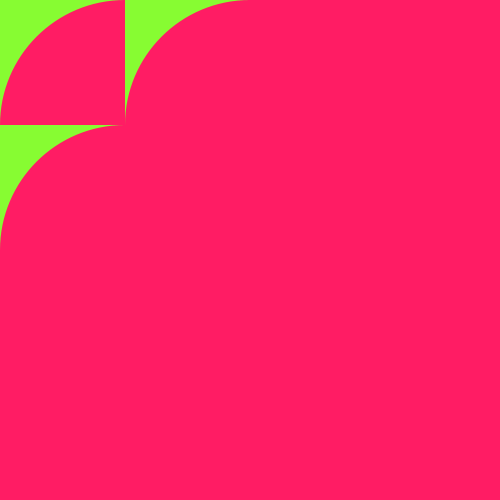
Frame 1 (no input)
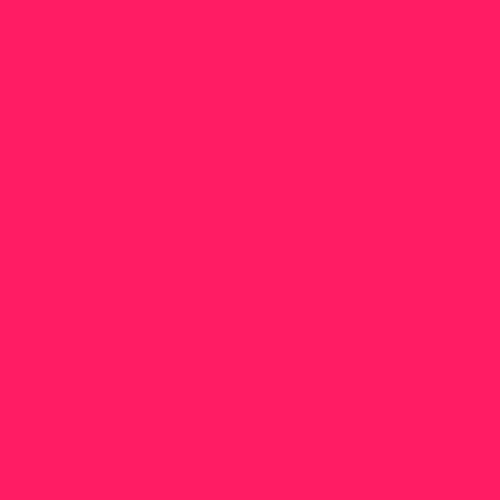
Frame 60 (the mouse pressed at the canvas centre just before this capture)
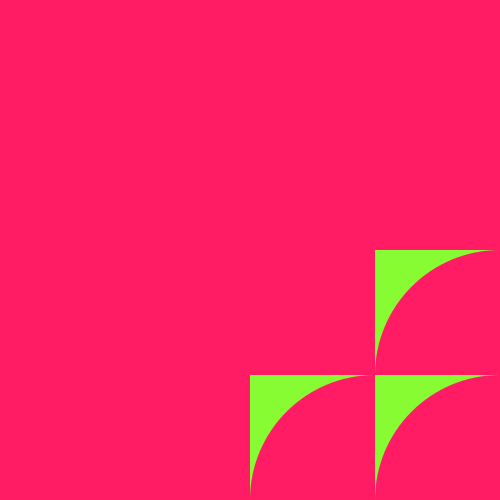
Frame 120 (the mouse held since frame 60 and released just before this capture)

The Processing sketch that drew these frames (run headless with seeded random() and noise(); from frame 60 on, the mouse is pressed at the canvas centre):

// Processing sketch: s1grid_design_FINAL
// ── s1grid_design_FINAL.pde
color bg =(#87fc32);
color fg = (#ff1c64);

void setup() {
  size(500, 500);
}

void draw() {
  background(bg);
  fill(fg);
  noStroke();
  
  float tilesX = 4;
  float tilesY = tilesX;
  
  float tileW = width / tilesX;
  float tileH = height / tilesY;
  
  for (int x = 0; x < tilesX; x++){
    for (int y = 0; y < tilesY; y++) {
      float posX = tileW * x;
      float posY = tileH * y;
      
      float wave = sin(radians(frameCount + x * 10 + y* 10));
      float mappedWave = map(wave,-1,1,0,5);
      
      int selector = int(mappedWave);
      
      pushMatrix();
      translate(posX, posY);
      if (selector == 0){
        arc(0,0,tileW*2,tileH*2,radians(0),radians(90));
      }else if (selector ==1){
        arc(tileW,0,tileW*2,tileH*2,radians(90),radians(180));
      }else if (selector ==2){
        arc(tileW,tileH,tileW*2,tileH*2,radians(180),radians(270));
      }else if (selector ==1){
        arc(0,tileH,tileW*2,tileH*2,radians(270),radians(360));
      }else{
      rect(0,0,tileW,tileH);
      }
      
      popMatrix();
    }
  }
}
